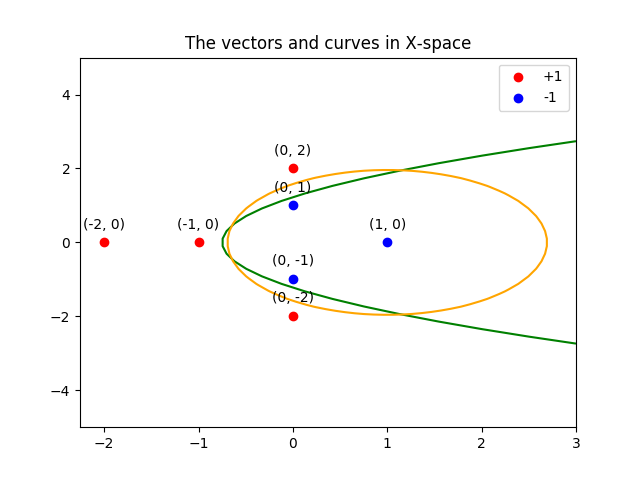

This chart was generated by the following Python code:
import numpy as np
import matplotlib.pyplot as plt

X = [ [1,0], [0,1], [0,-1], [-1,0], [0,2], [0,-2], [-2, 0] ]
Y = [ -1, -1, -1, 1, 1, 1, 1 ]
pos = np.array( [X[i] for i in range(len(X)) if Y[i] == 1] )
neg = np.array( [X[i] for i in range(len(X)) if Y[i] == -1] )
Pos = plt.scatter(pos[:, 0], pos[:, 1], marker = 'o', c = 'red', label = 'True Position')
Neg = plt.scatter(neg[:, 0], neg[:, 1], marker = 'o', c = 'blue')
plt.legend([Pos, Neg], ['+1', '-1'])
for x in X:
    label = "({x}, {y})".format(x = x[0], y = x[1])
    plt.annotate(label, (x[0], x[1]), textcoords='offset points', xytext=(0,10), ha='center')

x = np.linspace(-2, 3, 50)
y = np.linspace(-5, 5, 50)
X, Y = np.meshgrid(x, y)
F1 = -4*X + 2*Y**2 - 3

alpha = [0.000,0.704,0.704,0.889,0.259,0.259,0.000]
F2 = -alpha[1] * (1+Y)**2 - alpha[2] * (1-Y)**2 + alpha[3] * (1-X)**2 + alpha[4] * (1+2*Y)**2 +  alpha[5] * (1-2*Y)**2 - 1.66

plt.contour(X, Y, F1, levels=[0], colors = 'green')
plt.contour(X, Y, F2, levels=[0], colors = 'orange')
plt.title("The vectors and curves in X-space")
plt.show()
